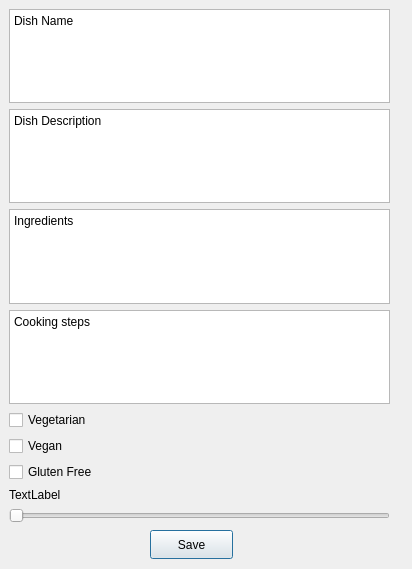
<?xml version="1.0" encoding="UTF-8"?>
<ui version="4.0">
 <class>newrecipe</class>
 <widget class="QDialog" name="newrecipe">
  <property name="geometry">
   <rect>
    <x>0</x>
    <y>0</y>
    <width>412</width>
    <height>569</height>
   </rect>
  </property>
  <property name="minimumSize">
   <size>
    <width>412</width>
    <height>558</height>
   </size>
  </property>
  <property name="windowTitle">
   <string>Dialog</string>
  </property>
  <widget class="QWidget" name="gridLayoutWidget">
   <property name="geometry">
    <rect>
     <x>9</x>
     <y>9</y>
     <width>381</width>
     <height>514</height>
    </rect>
   </property>
   <layout class="QGridLayout" name="gridLayout">
    <item row="6" column="0">
     <widget class="QCheckBox" name="glutenBox">
      <property name="text">
       <string>Gluten Free</string>
      </property>
     </widget>
    </item>
    <item row="7" column="0">
     <widget class="QLabel" name="calLabel">
      <property name="text">
       <string>TextLabel</string>
      </property>
     </widget>
    </item>
    <item row="2" column="0">
     <widget class="QPlainTextEdit" name="ingredientBox">
      <property name="plainText">
       <string>Ingredients</string>
      </property>
     </widget>
    </item>
    <item row="0" column="0">
     <widget class="QPlainTextEdit" name="nameText">
      <property name="plainText">
       <string>Dish Name</string>
      </property>
     </widget>
    </item>
    <item row="4" column="0">
     <widget class="QCheckBox" name="vegBox">
      <property name="text">
       <string>Vegetarian</string>
      </property>
     </widget>
    </item>
    <item row="8" column="0">
     <widget class="QSlider" name="calSlider">
      <property name="orientation">
       <enum>Qt::Horizontal</enum>
      </property>
     </widget>
    </item>
    <item row="1" column="0">
     <widget class="QPlainTextEdit" name="descText">
      <property name="plainText">
       <string>Dish Description</string>
      </property>
     </widget>
    </item>
    <item row="5" column="0">
     <widget class="QCheckBox" name="veganBox">
      <property name="text">
       <string>Vegan</string>
      </property>
     </widget>
    </item>
    <item row="3" column="0">
     <widget class="QPlainTextEdit" name="stepText">
      <property name="plainText">
       <string>Cooking steps</string>
      </property>
     </widget>
    </item>
   </layout>
  </widget>
  <widget class="QPushButton" name="saveButton">
   <property name="geometry">
    <rect>
     <x>150</x>
     <y>530</y>
     <width>83</width>
     <height>29</height>
    </rect>
   </property>
   <property name="text">
    <string>Save</string>
   </property>
  </widget>
 </widget>
 <resources/>
 <connections/>
</ui>
